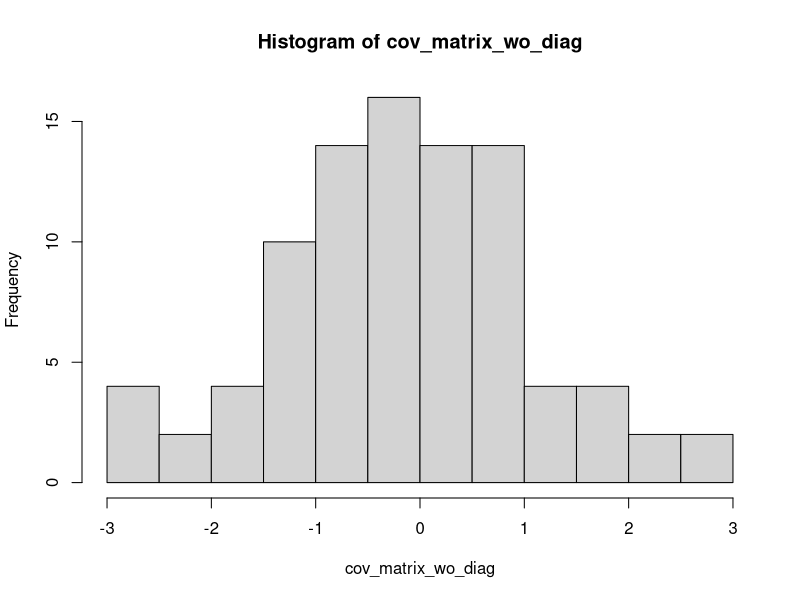
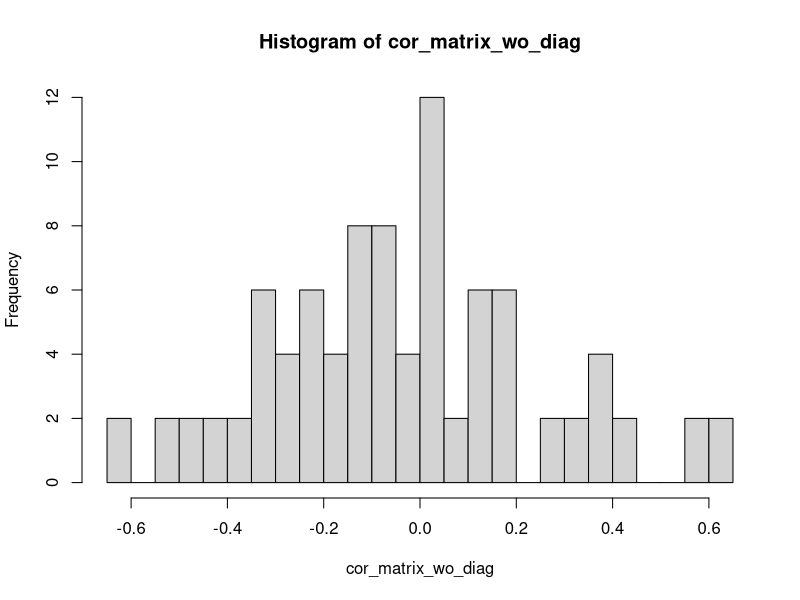
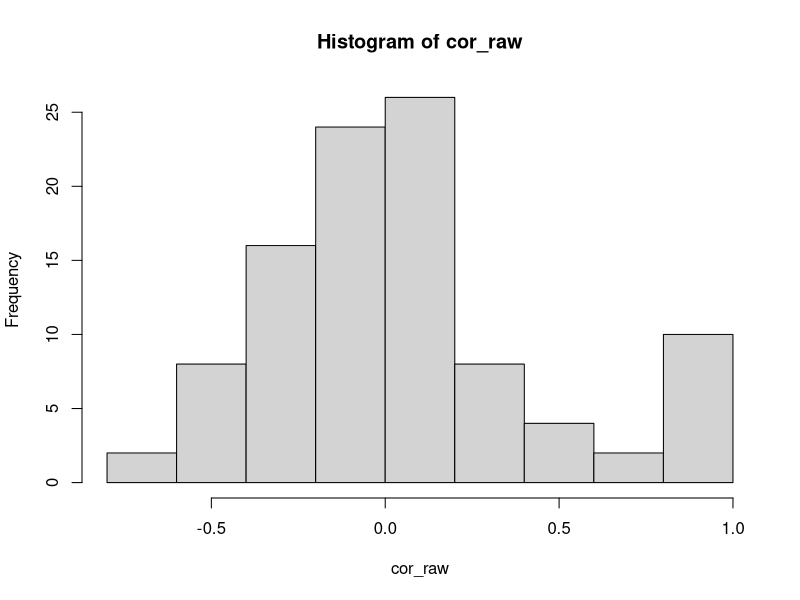
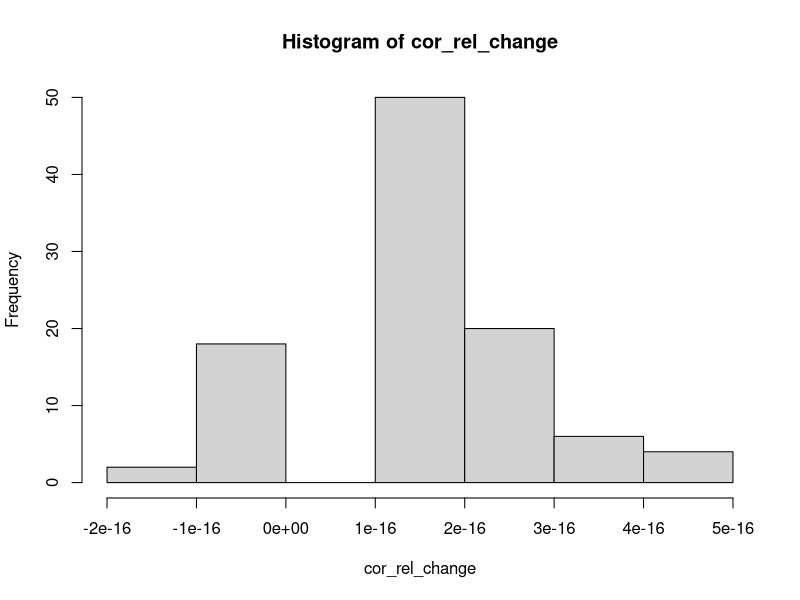

Write R code to recreate these figures, in order. (Note: this script raises an error after producing the figures.)
#' Testing the main algorithm
#' 
#' Result: When the correlations among variables are small, there isn't much information
#' on which to base imputation, so the quality of imputation is low.  Real data is likely
#' to have meaningful correlations.  Changing the sample data generation from
#' 
#'   cov_matrix_obj <- genPositiveDefMat(10)
#' 
#' to
#' 
#'   cov_matrix_obj <- genPositiveDefMat(10, covMethod="unifcorrmat")
#'   
#' produced larger correlations, and the quality of imputation was greatly increased.

library("clusterGeneration")
cov_matrix_obj <- genPositiveDefMat(10, covMethod="unifcorrmat")
cov_matrix <- (cov_matrix_obj$Sigma + t(cov_matrix_obj$Sigma)) / 2

cov_matrix_wo_diag <- cov_matrix
for(i in 1:ncol(cov_matrix_wo_diag)) cov_matrix_wo_diag[i,i] <- NA
hist(cov_matrix_wo_diag)
cor_matrix_wo_diag <- cov2cor(cov_matrix)
for(i in 1:ncol(cor_matrix_wo_diag)) cor_matrix_wo_diag[i,i] <- NA
hist(cor_matrix_wo_diag, 20)

n_obs_train <- 10000
n_obs_test <- 250
n_obs <- n_obs_train + n_obs_test
library("mvtnorm")
latent_data <- data.frame(id=paste("user", 1:n_obs, sep=""),
                          data.frame(rmvnorm(n_obs, 
                                             mean=runif(ncol(cov_matrix), min=10, max=100),
                                             sigma=cov_matrix)))

FI_train <- latent_data[1:n_obs_train,2:11]
FI_true <- latent_data[(n_obs_train+1):(n_obs_train+n_obs_test),2:11]

cor_raw <- cor(FI_train)
hist(cor_raw)

# center and scale columns
FI_train <- scale(FI_train)
FI_true <- scale(FI_true)

cor_scaled <- cor(FI_train)
cor_rel_change <- (cor_scaled - cor_raw) / cor_raw
hist(cor_rel_change)
mean(cor_rel_change)
median(cor_rel_change)
# centering and scaling doesn't change correlation

empirical_cov <- cov(FI_train)
mean(abs((empirical_cov - cov_matrix) / cov_matrix))  # mean relative error in cov matrix when
                                                      # calculated on set with none missing

fraction_missing <- .05
# remove some training data
for(i in 1:nrow(FI_train)) {
  for(j in 1:ncol(FI_train)) {
    if(runif(1) < fraction_missing) FI_train[i,j] <- NA
  }
}
# remove some test data
FI_test <- FI_true
for(i in 1:nrow(FI_test)) {
  for(j in 1:ncol(FI_test)) {
    if(runif(1) < fraction_missing) FI_test[i,j] <- NA
  }
}

FI_means <- colMeans(FI_train, na.rm=TRUE)
FI_covariance <- CovarianceWithMissing(FI_train)

det(FI_covariance)
eigen(FI_covariance)$values
hist(FI_covariance, 20)

avg_rel_error_cov <- mean(abs((FI_covariance - cov_matrix) / cov_matrix))
avg_rel_error_cov

rel_error_from_missing_cov <- mean(abs((FI_covariance - empirical_cov) / empirical_cov))
rel_error_from_missing_cov




imputed_data <- FI_test

for(i_row in 1:nrow(imputed_data)) {
  constrained_row <- imputed_data[i_row,]
  if( sum(is.na(constrained_row)) != 0 ) {  # do nothing if nothing is missing
    # Use formula for mean here: http://en.wikipedia.org/wiki/Multivariate_normal_distribution#Conditional_distributions
    cols_to_impute <- which(is.na(constrained_row))    # indices of "1" in Wikipedia formula for mean of conditional multivariate normal distribution
    if( length(cols_to_impute) == length(constrained_row) ) {
      # nothing to condition on
      replacement_values <- FI_means
    } else {
      # fill based on conditional normal distribution
      known_cols <- setdiff(1:ncol(imputed_data), cols_to_impute)  # incides of "2" in Wikipedia formula for mean of conditional multivariate normal distribution
      
      replacement_values <- t(t(FI_means[cols_to_impute])) + 
        FI_covariance[cols_to_impute,known_cols, drop=FALSE] %*% 
        solve(a=FI_covariance[known_cols,known_cols], 
              b=t(t(constrained_row[known_cols] - FI_means[known_cols])))
    }
    # Store replacement values (note that constraints are not yet applied)
    imputed_data[i_row,cols_to_impute] <- replacement_values ### PERHAPS ADD as.vector to RHS
  }
}

# diagnostics of mvn imputation
imputed_cells <- is.na(FI_test)
imputed_values <- imputed_data[imputed_cells]
true_values <- FI_true[imputed_cells]

rmse <- sqrt(mean((imputed_values - true_values)^2))
rmse
rel_error_mvn <- abs((imputed_values - true_values) / true_values)
mean_rel_error_mvn <- mean(rel_error_mvn)
mean_rel_error_mvn
median_rel_error <- median( rel_error_mvn )
median_rel_error
median(true_values)
hist(true_values)
hist(imputed_values)

residuals <- imputed_values - true_values
hist(residuals)
plot(true_values, residuals)
abline(lm(residuals ~ true_values))
summary(lm(residuals ~ true_values))
# This residuals plot is the big deal.  This shows that mvn imputed values are
# consistently not extreme enough.

plot(true_values, imputed_values)
cor(true_values, imputed_values)
# This shows that (1) imputed values are small, and (2) they have little to do with true values

# rel size imputed values to true values
rel_size_mvn <- imputed_values / true_values
mean(rel_size_mvn)
median(rel_size_mvn)
hist(rel_size_mvn, 500, xlim=c(-2, 2))

# Impute with column means
imputed_w_col_means <- FI_test
for(j in 1:ncol(imputed_w_col_means)) {
  imputed_w_col_means[is.na(imputed_w_col_means[,j]),j] <- FI_means[j]
}
# diagnostics of column mean imputation
imputed_values_col_means <- imputed_w_col_means[imputed_cells]
sqrt(mean((imputed_values_col_means - true_values)^2))  # rmse
rel_error_col_means <- abs((imputed_values_col_means - true_values) / true_values)
mean( rel_error_col_means )
median( rel_error_col_means )

rel_size_col_means <- imputed_values_col_means / true_values
mean( rel_size_col_means )
median( rel_size_col_means )
hist(rel_size_col_means)

# RMSE is better for multivariate normal but 
# avg relative error is half for column means compared to multivariate normal
# median relative error is better for multivariate normal

hist(abs((imputed_values - true_values) / true_values), main="Multivariate Normal Relative Error")
hist(abs((imputed_values_col_means - true_values) / true_values), main="Multivariate Normal Relative Error")
